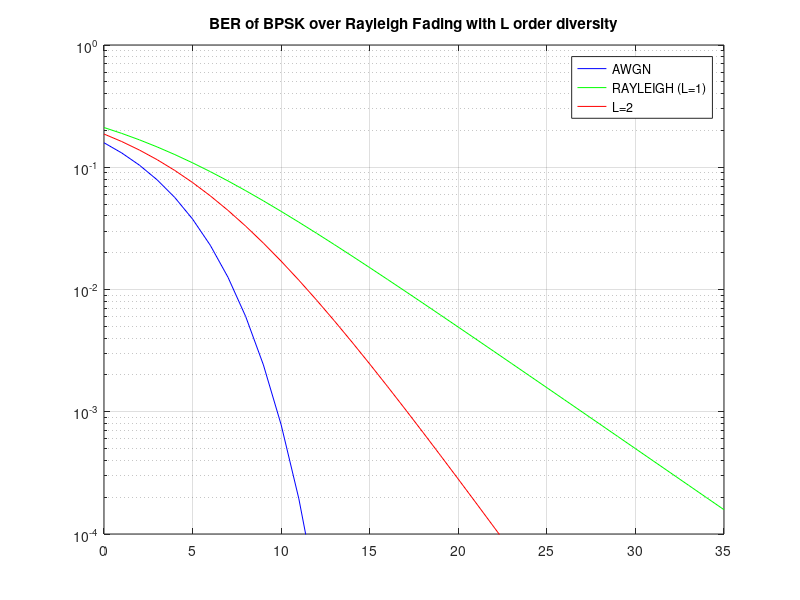

Write MATLAB code to recreate this figure.
%---------------------------------------------------------------------------
% EX6_part2.m
%---------------------------------------------------------------------------

clear all;
format loose;


EbN0dB=0:35;
EbN0=10.^(EbN0dB/10);


% calculate awgn reference
awgn=0.5*erfc(sqrt(0.5*EbN0));

% calculate 1-order diversity rayleigh
ray1=0.5*(1-sqrt(EbN0./(2+EbN0)));

% calculate gamma_c
gamma_c = 0.25.*EbN0;

% calculate mu
mu = sqrt( gamma_c ./ (1+gamma_c) );

% calculate 2-order diversity rayleigh
ray2=((1-mu)./2).^2.*(2+mu);


%---------------------------------------------------------------------------
% Visualization
%---------------------------------------------------------------------------
figure

%
% plot ber curves
% ------------------------
semilogy(EbN0dB,awgn,'b');	       % AWGN
hold on
semilogy(EbN0dB,ray1,'g');	       % Rayleigh 1-path
hold on
semilogy(EbN0dB,ray2,'r');	       % Rayleigh 2-path

title('BER of BPSK over Rayleigh Fading with L order diversity')

box on
grid on
set(gca,'YScale','log')
%set(gca,'YTick',[1e-6 1e-4 1e-2 1e-0])
axis([0 35 1e-4 1e-0])
legend('AWGN','RAYLEIGH (L=1)','L=2')


